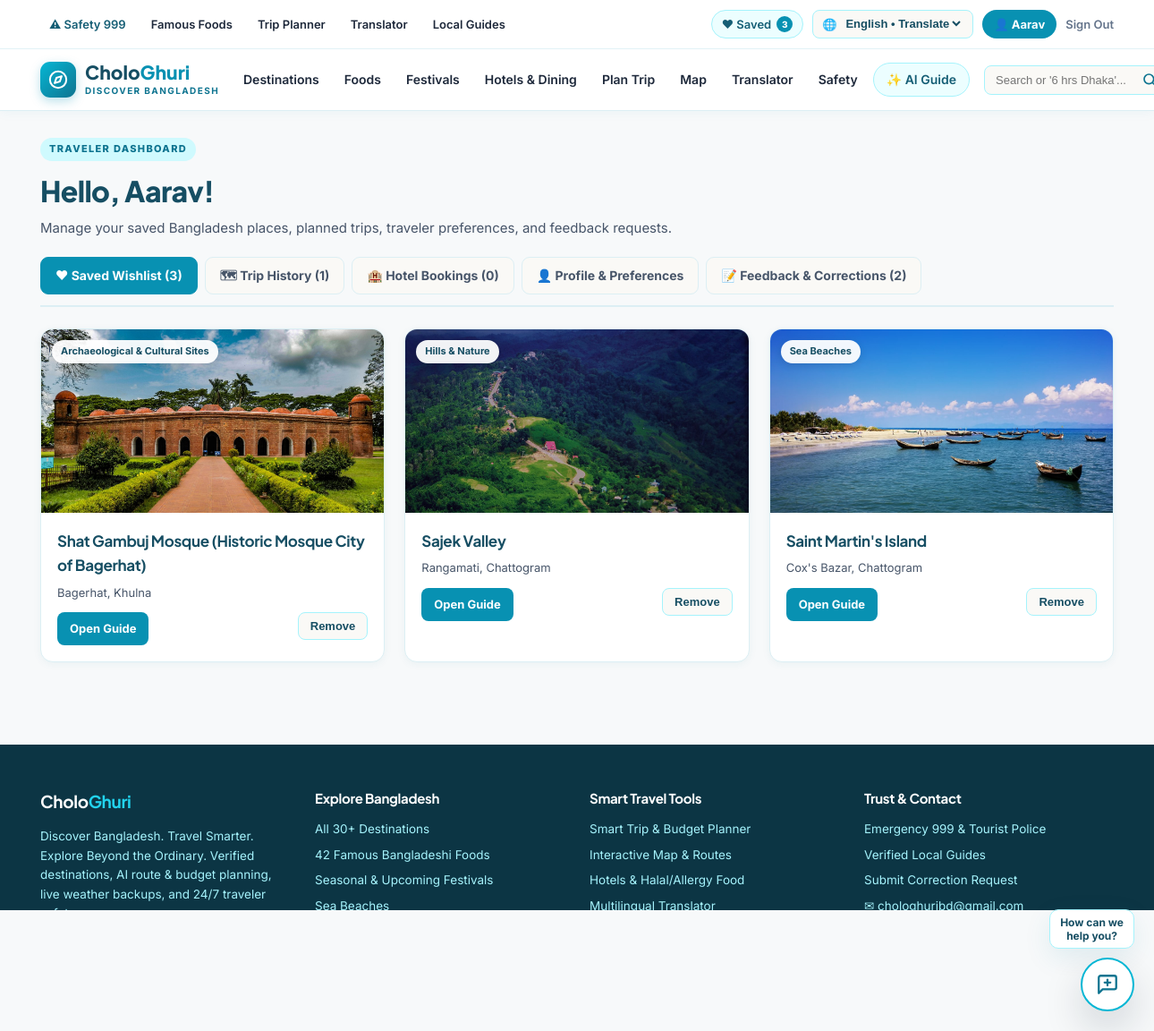
The app's page /dashboard/ (signed in) with its own data.
### tourism/models.py (models this page shows, shortened)
class WishlistItem(models.Model):
    user = models.ForeignKey(User, on_delete=models.CASCADE, related_name="wishlist")
    place = models.ForeignKey(Place, on_delete=models.CASCADE, related_name="wishlisted_by")
    created_at = models.DateTimeField(auto_now_add=True)
    class Meta:
        unique_together = ("user", "place")
        ordering = ["-created_at"]

class Place(models.Model):
    BUDGET_CHOICES = [
        ("low", "Budget-Friendly"),
        ("mid", "Mid-Range"),
        ("luxury", "Premium / Luxury"),
    ]
    name = models.CharField(max_length=180)
    slug = models.SlugField(max_length=180, unique=True)
    tagline = models.CharField(max_length=255, blank=True)
    category = models.ForeignKey(Category, on_delete=models.CASCADE, related_name="places")
    division = models.CharField(max_length=80)
    district = models.CharField(max_length=80)
    address = models.CharField(max_length=255, blank=True)
    latitude = models.FloatField()
    longitude = models.FloatField()
    description = models.TextField()
    highlights = models.JSONField(default=list, blank=True)
    image_url = models.CharField(max_length=500)
    gallery_urls = models.JSONField(default=list, blank=True)
    image_attribution = models.CharField(max_length=255, blank=True)
    entry_fee_bdt = models.PositiveIntegerField(default=0)
    entry_fee_foreigner_bdt = models.PositiveIntegerField(default=0)
    opening_hours = models.CharField(max_length=140, default="Open 24 Hours")
    recommended_duration_hours = models.FloatField(default=4.0)
    budget_tier = models.CharField(max_length=15, choices=BUDGET_CHOICES, default="mid")
    estimated_daily_cost_bdt = models.PositiveIntegerField(default=2500)
    best_time_to_visit = models.CharField(max_length=160, default="November to March")
    seasonal_suitability = models.JSONField(
        default=dict,
        blank=True,
        help_text="Suitability scores (0-100) for winter, summer, monsoon",
    )
    is_indoor_friendly = models.BooleanField(default=False)
    rainy_day_alternative_note = models.TextField(blank=True)
    travel_tips = models.JSONField(default=list, blank=True)
    safety_tips = models.JSONField(default=list, blank=True)
    seasonal_restrictions = models.TextField(blank=True)
    verified_advisory = models.TextField(blank=True)
    interests = models.JSONField(default=list, blank=True)
    quick_tags = models.JSONField(default=list, blank=True)
    info_source = models.CharField(
        max_length=200, default="Bangladesh Tourism Board & Local Field Verification"
    )
    last_verified_date = models.DateField(null=True, blank=True)
    is_featured_hero = models.BooleanField(default=False)
    hero_headline = models.CharField(max_length=160, blank=True)
    hero_subtitle = models.CharField(max_length=220, blank=True)
    view_count = models.PositiveIntegerField(default=0)
    avg_rating = models.FloatField(default=4.7)
    created_at = models.DateTimeField(auto_now_add=True)
    updated_at = models.DateTimeField(auto_now=True)
    class Meta:
        ordering = ["-is_featured_hero", "-view_count", "name"]

class Category(models.Model):
    name = models.CharField(max_length=120, unique=True)
    slug = models.SlugField(max_length=120, unique=True)
    icon_name = models.CharField(max_length=50, default="Compass")
    description = models.TextField(blank=True)
    display_order = models.PositiveIntegerField(default=0)
    class Meta:
        ordering = ["display_order", "name"]
        verbose_name_plural = "Categories"

### tourism/web_views.py (the view, shortened to what this page needs)
# urls.py: path("dashboard/", web_views.dashboard_view, name="dashboard"),
@login_required
def dashboard_view(request):
    profile, _ = TravelerProfile.objects.get_or_create(user=request.user)
    wishlist_items = WishlistItem.objects.filter(user=request.user).select_related("place", "place__category")
    trips = TripPlan.objects.filter(user=request.user).prefetch_related("expenses")
    hotel_bookings = HotelBooking.objects.filter(user=request.user).select_related("hotel")
    reviews = Review.objects.filter(user=request.user).select_related("place")
    feedbacks = FeedbackCorrection.objects.filter(user=request.user).select_related("place")
    all_places = Place.objects.order_by("name")
    tab = request.GET.get("tab", "wishlist")
    return render(
        request,
        "dashboard.html",
        {
            "profile": profile,
            "wishlist_items": wishlist_items,
            "trips": trips,
            "hotel_bookings": hotel_bookings,
            "reviews": reviews,
            "feedbacks": feedbacks,
            "all_places": all_places,
            "tab": tab,
        },
    )

### tourism/context_processors.py (called while the page is built)
def global_nav_context(request):
    wishlist_ids = []
    if request.user.is_authenticated:
        wishlist_ids = list(
            WishlistItem.objects.filter(user=request.user).values_list("place_id", flat=True)
        )
    return {
        "user_wishlist_ids": wishlist_ids,
        "wishlist_count": len(wishlist_ids),
    }

### templates/dashboard.html (shortened to what this page needs)
{% extends "base.html" %}
{% block content %}
<section class="section" style="padding-top:28px;">
  <div class="container">
    <div class="section-header" style="margin-bottom:20px;">
      <div>
        <span class="section-eyebrow">Traveler Dashboard</span>
        <h1 class="section-title">Hello, {{ request.user.first_name|default:request.user.username }}!</h1>
        <p class="section-sub">Manage your saved Bangladesh places, planned trips, traveler preferences, and feedback requests.</p>
      </div>
    </div>
    <div class="tabs">
      <a href="/dashboard/?tab=wishlist" class="tab-btn {% if tab == 'wishlist' %}active{% endif %}">&#9829; Saved Wishlist ({{ wishlist_items|length }})</a>
      <a href="/dashboard/?tab=trips" class="tab-btn {% if tab == 'trips' %}active{% endif %}">&#128506; Trip History ({{ trips|length }})</a>
      <a href="/dashboard/?tab=bookings" class="tab-btn {% if tab == 'bookings' %}active{% endif %}">&#127976; Hotel Bookings ({{ hotel_bookings|length }})</a>
      <a href="/dashboard/?tab=profile" class="tab-btn {% if tab == 'profile' %}active{% endif %}">&#128100; Profile &amp; Preferences</a>
      <a href="/dashboard/?tab=feedback" class="tab-btn {% if tab == 'feedback' %}active{% endif %}">&#128221; Feedback &amp; Corrections ({{ feedbacks|length }})</a>
    </div>
    {% if tab == "wishlist" %}
      {% if wishlist_items %}
        <div class="grid-3">
          {% for w in wishlist_items %}
            <div class="card">
              <div class="place-thumb-wrap">
                <a href="/destinations/{{ w.place.slug }}/"><img src="{{ w.place.image_url }}" alt="{{ w.place.name }}" /></a>
                <span class="place-cat-tag">{{ w.place.category.name }}</span>
              </div>
              <div class="card-body">
                <h3 class="place-title">{{ w.place.name }}</h3>
                <div style="font-size:13px; color:var(--text-muted); margin-bottom:12px;">{{ w.place.district }}, {{ w.place.division }}</div>
                <div style="display:flex; justify-content:space-between; gap:8px;">
                  <a href="/destinations/{{ w.place.slug }}/" class="btn btn-cyan btn-sm">Open Guide</a>
                  <form method="post">
                    <button class="btn btn-offwhite btn-sm" type="submit">Remove</button>
                  </form>
                </div>
              </div>
            </div>
          {% endfor %}
        </div>
      {% else %}
        <div class="card card-static" style="padding:36px; text-align:center;">
          <h3>No saved places yet</h3>
          <p style="color:var(--text-muted);">Tap the heart icon on any Bangladesh destination to build your bucket list.</p>
          <a href="/destinations/" class="btn btn-cyan">Explore Destinations</a>
        </div>
      {% endif %}
    {% endif %}
  </div>
</section>
{% endblock %}

### templates/base.html (shortened to what this page needs)
{% load static %}
<!DOCTYPE html>
<html lang="en">
<head>
  <link rel="stylesheet" href="{% static 'css/chologhuri.css' %}" />
  <link rel="stylesheet" href="{% static 'vendor/leaflet/leaflet.css' %}" />
</head>
<body>
  <header class="site-header no-print">
    <div class="utility-bar">
      <div class="container utility-inner">
        <div class="utility-links">
          <a href="/safety/" style="color: var(--cyan-800);">&#9888; Safety 999</a>
          <a href="/foods/">Famous Foods</a>
          <a href="/planner/">Trip Planner</a>
          <a href="/translator/">Translator</a>
          <a href="/safety/#guides">Local Guides</a>
        </div>
        <div class="utility-right">
          <a href="/dashboard/?tab=wishlist" class="wishlist-pill" title="Saved Wishlist Places">
            <span>&#9829; Saved</span>
            <span class="wishlist-count" id="navWishlistCount">{{ wishlist_count|default:0 }}</span>
          </a>
          <div class="lang-select-wrap">
            <span style="font-size:13px;">&#127760;</span>
            <select id="navLangSelect" aria-label="Select Language">
              <option value="en">English • Translate</option>
            </select>
          </div>
          {% if request.user.is_authenticated %}
            <a href="/dashboard/" class="auth-nav-pill">&#128100; {{ request.user.first_name|default:request.user.username }}</a>
            <a href="/logout/" style="font-size:13px; font-weight:600; color:var(--text-soft);">Sign Out</a>
          {% else %}
            <a href="/auth/" class="auth-nav-pill">Sign In / Register</a>
          {% endif %}
        </div>
      </div>
    </div>
    <div class="container main-nav-inner">
      <a href="/" class="brand-logo">
        <div class="brand-icon">
          <svg width="22" height="22" viewBox="0 0 24 24" fill="none" stroke="currentColor" stroke-width="2.2" stroke-linecap="round" stroke-linejoin="round">
            <circle cx="12" cy="12" r="10"></circle>
            <polygon points="16.24 7.76 14.12 14.12 7.76 16.24 9.88 9.88 16.24 7.76"></polygon>
          </svg>
        </div>
        <div>
          <div class="brand-name">Cholo<span>Ghuri</span></div>
          <div class="brand-sub">Discover Bangladesh</div>
        </div>
      </a>
      <nav class="nav-links">
        <a href="/destinations/" class="{% if request.path == '/destinations/' %}active{% endif %}">Destinations</a>
        <a href="/foods/" class="{% if request.path == '/foods/' %}active{% endif %}">Foods</a>
        <a href="/festivals/" class="{% if request.path == '/festivals/' %}active{% endif %}">Festivals</a>
        <a href="/hotels-food/" class="{% if request.path == '/hotels-food/' %}active{% endif %}">Hotels &amp; Dining</a>
        <a href="/planner/" class="{% if request.path == '/planner/' %}active{% endif %}">Plan Trip</a>
        <a href="/map/" class="{% if request.path == '/map/' %}active{% endif %}">Map</a>
        <a href="/translator/" class="{% if request.path == '/translator/' %}active{% endif %}">Translator</a>
        <a href="/safety/" class="{% if request.path == '/safety/' %}active{% endif %}">Safety</a>
        <a href="/assistant/" class="nav-ai-pill {% if request.path == '/assistant/' %}active{% endif %}">&#10024; AI Guide</a>
      </nav>
      <form action="/destinations/" method="get" class="header-search">
        <input type="text" name="nlp" value="{{ request.GET.nlp|default:'' }}" placeholder="Search or '6 hrs Dhaka'..." />
        <button type="submit" aria-label="Search Bangladesh">
          <svg width="16" height="16" viewBox="0 0 24 24" fill="none" stroke="currentColor" stroke-width="2.5">
            <circle cx="11" cy="11" r="8"></circle>
            <line x1="21" y1="21" x2="16.65" y2="16.65"></line>
          </svg>
        </button>
      </form>
    </div>
  </header>
  <main>
    {% block content %}{% endblock %}
  </main>
  <div class="ai-fab-container no-print">
    <div class="ai-fab-tooltip">How can we<br/>help you?</div>
    <button class="ai-fab-btn" id="aiFabBtn" aria-label="Open AI Travel Assistant">
      <svg width="26" height="26" viewBox="0 0 24 24" fill="none" stroke="currentColor" stroke-width="2.1" stroke-linecap="round" stroke-linejoin="round">
        <path d="M21 15a2 2 0 0 1-2 2H7l-4 4V5a2 2 0 0 1 2-2h14a2 2 0 0 1 2 2z"></path>
        <path d="M9 10h6"></path>
        <path d="M12 7v6"></path>
      </svg>
    </button>
  </div>
  <footer class="site-footer no-print">
    <div class="container">
      <div class="grid-4" style="gap:28px; margin-bottom:30px;">
        <div>
          <h4 style="font-size:19px;">Cholo<span style="color:var(--cyan-400);">Ghuri</span></h4>
          <p style="font-size:13.5px; color:#a5f3fc; line-height:1.6;">
            Discover Bangladesh. Travel Smarter. Explore Beyond the Ordinary. Verified destinations, AI route &amp; budget planning, live weather backups, and 24/7 traveler safety.
          </p>
        </div>
        <div>
          <h4>Explore Bangladesh</h4>
          <a href="/destinations/">All 30+ Destinations</a>
          <a href="/foods/">42 Famous Bangladeshi Foods</a>
          <a href="/festivals/">Seasonal &amp; Upcoming Festivals</a>
          <a href="/destinations/?category=sea-beaches">Sea Beaches</a>
          <a href="/destinations/?category=hills-nature">Hills &amp; Nature</a>
        </div>
        <div>
          <h4>Smart Travel Tools</h4>
          <a href="/planner/">Smart Trip &amp; Budget Planner</a>
          <a href="/map/">Interactive Map &amp; Routes</a>
          <a href="/hotels-food/">Hotels &amp; Halal/Allergy Food</a>
          <a href="/translator/">Multilingual Translator</a>
          <a href="/assistant/">AI Travel Assistant</a>
        </div>
        <div>
          <h4>Trust &amp; Contact</h4>
          <a href="/safety/">Emergency 999 &amp; Tourist Police</a>
          <a href="/safety/#guides">Verified Local Guides</a>
          <a href="/dashboard/?tab=feedback">Submit Correction Request</a>
          <a href="mailto:chologhuribd@gmail.com">&#9993; chologhuribd@gmail.com</a>
        </div>
      </div>
      <div style="border-top:1px solid rgba(165, 243, 252, 0.2); padding-top:18px; display:flex; flex-wrap:wrap; justify-content:space-between; gap:10px; font-size:12.5px; color:#67e8f9;">
        <span>&copy; 2026 CholoGhuri — Smart Bangladesh Tourism Platform. Developed by Fatema.</span>
        <span>All destination photography sourced &amp; verified locally from Wikimedia Commons.</span>
      </div>
    </div>
  </footer>
</body>
</html>

### records on screen
WishlistItem: place.image_url (picture), place.category.name "Archaeological & Cultural Sites", place.name "Shat Gambuj Mosque (Historic Mosque City of Bagerhat)", place.district "Bagerhat", place.division "Khulna"
WishlistItem: place.image_url (picture), place.category.name "Hills & Nature", place.name "Sajek Valley", place.district "Rangamati", place.division "Chattogram"
WishlistItem: place.image_url (picture), place.category.name "Sea Beaches", place.name "Saint Martin's Island", place.district "Cox's Bazar", place.division "Chattogram"

### other values on screen
{{ wishlist_count|default:0 }} "3"
{{ request.user.first_name|default:request.user.username }} "Aarav"
{{ wishlist_items|length }} "3"
{{ trips|length }} "1"
{{ hotel_bookings|length }} "0"
{{ feedbacks|length }} "2"
